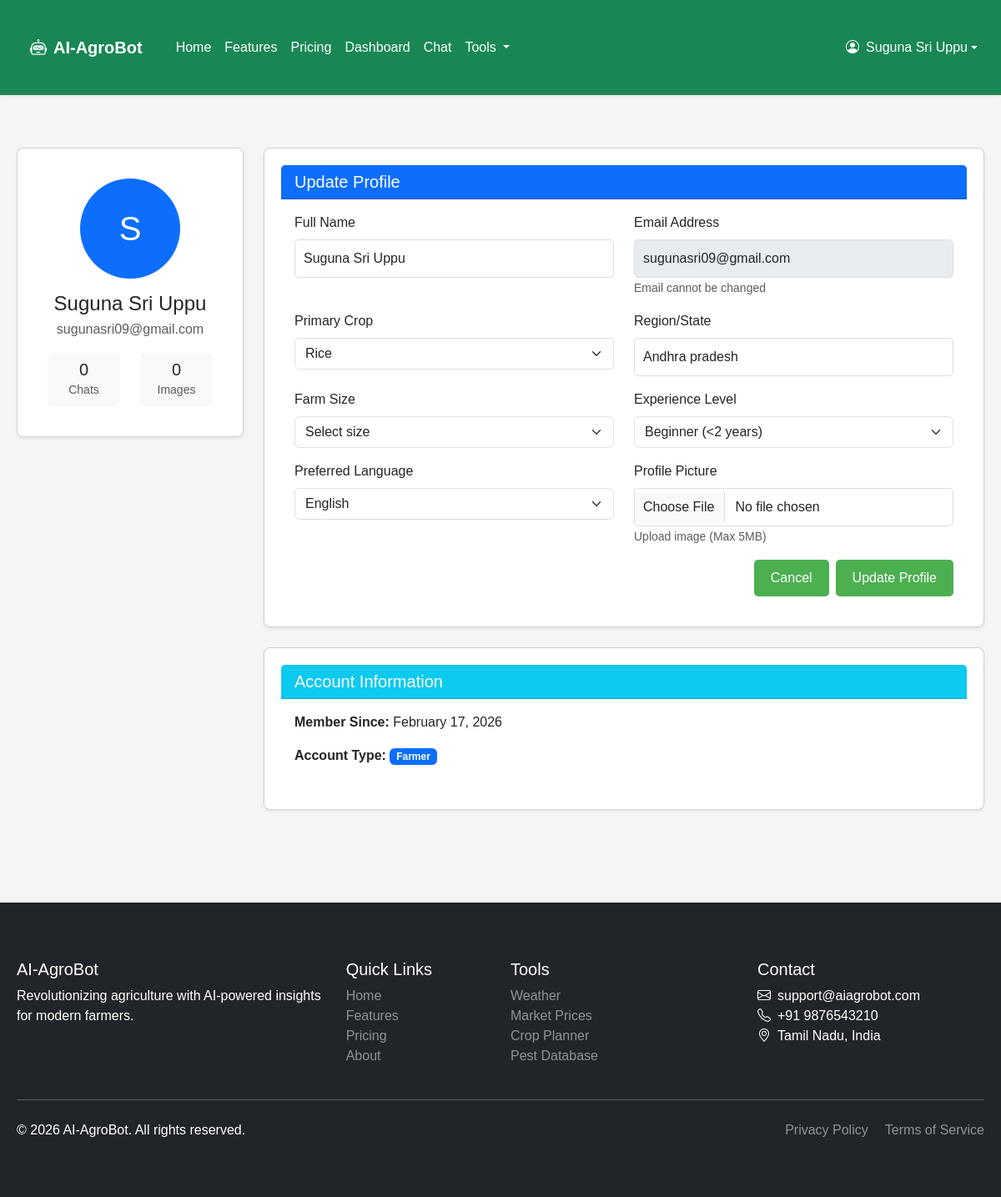
/profile (signed in), run on the app's committed database.
### app.py (models this page shows, shortened)
class User(db.Model, UserMixin):
    __tablename__ = 'users'
    id = db.Column(db.Integer, primary_key=True)
    email = db.Column(db.String(120), unique=True, nullable=False)
    password = db.Column(db.String(200), nullable=False)
    name = db.Column(db.String(100), nullable=False)
    phone = db.Column(db.String(20), nullable=False)
    whatsapp = db.Column(db.String(20))
    dob = db.Column(db.Date)
    gender = db.Column(db.String(20))
    profile_picture = db.Column(db.String(200))
    farm_name = db.Column(db.String(100))
    farm_size = db.Column(db.String(100), nullable=False, default='1-5')
    primary_crop = db.Column(db.String(100), nullable=False, default='Rice')
    secondary_crops = db.Column(db.Text)
    soil_type = db.Column(db.String(50))
    irrigation_type = db.Column(db.String(50))
    region = db.Column(db.String(100), nullable=False, default='')
    district = db.Column(db.String(100))
    farm_address = db.Column(db.Text)
    experience_level = db.Column(db.String(50), nullable=False, default='beginner')
    preferred_language = db.Column(db.String(10), nullable=False, default='en')
    notify_weather = db.Column(db.Boolean, default=True)
    notify_pests = db.Column(db.Boolean, default=True)
    notify_market = db.Column(db.Boolean, default=True)
    notify_tips = db.Column(db.Boolean, default=True)
    interest_organic = db.Column(db.Boolean, default=False)
    interest_hydroponics = db.Column(db.Boolean, default=False)
    interest_precision = db.Column(db.Boolean, default=False)
    interest_dairy = db.Column(db.Boolean, default=False)
    interest_poultry = db.Column(db.Boolean, default=False)
    interest_fisheries = db.Column(db.Boolean, default=False)
    newsletter = db.Column(db.Boolean, default=True)
    share_data = db.Column(db.Boolean, default=False)
    referral_code = db.Column(db.String(50))
    points_balance = db.Column(db.Integer, default=0)
    is_active = db.Column(db.Boolean, default=True)
    is_verified = db.Column(db.Boolean, default=False)
    role = db.Column(db.String(20), default='farmer')
    created_at = db.Column(db.DateTime, default=lambda: datetime.now(timezone.utc))
    updated_at = db.Column(db.DateTime, default=lambda: datetime.now(timezone.utc),
                           onupdate=lambda: datetime.now(timezone.utc))
    last_login = db.Column(db.DateTime)
    email_verified_at = db.Column(db.DateTime)
    phone_verified_at = db.Column(db.DateTime)
    chats = db.relationship('ChatHistory', backref='user', lazy=True, cascade='all, delete-orphan')
    image_analyses = db.relationship('ImageAnalysis', backref='user', lazy=True, cascade='all, delete-orphan')
    activities = db.relationship('UserActivity', backref='user', lazy=True, cascade='all, delete-orphan')
    points = db.relationship('UserPoints', backref='user', lazy=True, cascade='all, delete-orphan')

### app.py (the view, shortened to what this page needs)
@app.route("/profile", methods=["GET", "POST"])
@login_required
def profile():
    total_chats = ChatHistory.query.filter_by(user_id=current_user.id).count()
    total_images = ImageAnalysis.query.filter_by(user_id=current_user.id).count()
    return render_template("profile.html",
                           total_chats=total_chats,
                           total_images=total_images)

### templates/profile.html (shortened to what this page needs)
{% extends "base.html" %}
{% block content %}
<div class="container py-4">
    <div class="row">
        <div class="col-md-3">
            <div class="card shadow-sm">
                <div class="card-body text-center">
                    <div class="mb-3">
                        {% if current_user.profile_picture %}
                            <img src="{{ url_for('uploaded_file', filename=current_user.profile_picture) }}"
                                 class="rounded-circle"
                                 width="120" height="120"
                                 style="object-fit: cover;"
                                 alt="Profile Picture">
                        {% else %}
                            <div class="rounded-circle bg-primary d-inline-flex align-items-center justify-content-center"
                                 style="width:120px;height:120px;">
                                <span class="text-white display-6">
                                    {{ current_user.name[0] if current_user.name else 'F' }}
                                </span>
                            </div>
                        {% endif %}
                    </div>
                    <h4 class="mb-1">{{ current_user.name or 'Farmer' }}</h4>
                    <p class="text-muted mb-3">{{ current_user.email }}</p>
                    <div class="row text-center">
                        <div class="col-6">
                            <div class="p-2 bg-light rounded">
                                <h5 class="mb-0">{{ total_chats }}</h5>
                                <small class="text-muted">Chats</small>
                            </div>
                        </div>
                        <div class="col-6">
                            <div class="p-2 bg-light rounded">
                                <h5 class="mb-0">{{ total_images }}</h5>
                                <small class="text-muted">Images</small>
                            </div>
                        </div>
                    </div>
                </div>
            </div>
        </div>
        <div class="col-md-9">
            <div class="card shadow-sm">
                <div class="card-header bg-primary text-white">
                    <h5 class="mb-0">Update Profile</h5>
                </div>
                <div class="card-body">
                    <form method="POST" enctype="multipart/form-data">
                        <div class="row mb-3">
                            <div class="col-md-6">
                                <label class="form-label">Full Name</label>
                                <input type="text" class="form-control"
                                       name="name"
                                       value="{{ current_user.name or '' }}">
                            </div>
                            <div class="col-md-6">
                                <label class="form-label">Email Address</label>
                                <input type="email" class="form-control"
                                       value="{{ current_user.email }}" disabled>
                                <small class="text-muted">Email cannot be changed</small>
                            </div>
                        </div>
                        <div class="row mb-3">
                            <div class="col-md-6">
                                <label class="form-label">Primary Crop</label>
                                <select class="form-select" name="primary_crop">
                                    <option value="Rice" {% if current_user.primary_crop == 'Rice' %}selected{% endif %}>Rice</option>
                                </select>
                            </div>
                            <div class="col-md-6">
                                <label class="form-label">Region/State</label>
                                <input type="text" class="form-control"
                                       name="region"
                                       value="{{ current_user.region or '' }}"
                                       placeholder="e.g., Punjab, Maharashtra">
                            </div>
                        </div>
                        <div class="row mb-3">
                            <div class="col-md-6">
                                <label class="form-label">Farm Size</label>
                                <select class="form-select" name="farm_size">
                                    <option value="">Select size</option>
                                </select>
                            </div>
                            <div class="col-md-6">
                                <label class="form-label">Experience Level</label>
                                <select class="form-select" name="experience_level">
                                    <option value="beginner" {% if current_user.experience_level == 'beginner' %}selected{% endif %}>Beginner (&lt;2 years)</option>
                                </select>
                            </div>
                        </div>
                        <div class="row mb-3">
                            <div class="col-md-6">
                                <label class="form-label">Preferred Language</label>
                                <select class="form-select" name="preferred_language">
                                    <option value="en" {% if current_user.preferred_language == 'en' %}selected{% endif %}>English</option>
                                </select>
                            </div>
                            <div class="col-md-6">
                                <label class="form-label">Profile Picture</label>
                                <input type="file" class="form-control"
                                       id="profile_picture"
                                       name="profile_picture"
                                       accept="image/*">
                                <small class="text-muted">Upload image (Max 5MB)</small>
                            </div>
                        </div>
                        <div class="d-flex justify-content-end gap-2">
                            <a href="{{ url_for('dashboard') }}" class="btn btn-outline-secondary">Cancel</a>
                            <button type="submit" class="btn btn-primary">Update Profile</button>
                        </div>
                    </form>
                </div>
            </div>
            <div class="card shadow-sm mt-4">
                <div class="card-header bg-info text-white">
                    <h5 class="mb-0">Account Information</h5>
                </div>
                <div class="card-body">
                    <p><strong>Member Since:</strong>
                        {% if current_user.created_at %}
                            {{ current_user.created_at.strftime('%B %d, %Y') }}
                        {% else %}
                            N/A
                        {% endif %}
                    </p>
                    <p><strong>Account Type:</strong>
                        <span class="badge bg-primary">{{ current_user.role|title }}</span>
                    </p>
                </div>
            </div>
        </div>
    </div>
</div>
{% endblock %}

### templates/base.html (shortened to what this page needs)
<!DOCTYPE html>
<html lang="en" data-bs-theme="light">
<head>
    <link href="https://cdn.jsdelivr.net/npm/bootstrap@5.3.0/dist/css/bootstrap.min.css" rel="stylesheet">
    <link href="https://cdn.jsdelivr.net/npm/bootstrap-icons@1.10.0/font/bootstrap-icons.css" rel="stylesheet">
    <link rel="stylesheet" href="https://cdnjs.cloudflare.com/ajax/libs/animate.css/4.1.1/animate.min.css">
    <link rel="stylesheet" href="{{ url_for('static', filename='css/style.css') }}">
</head>
<body>
<nav class="navbar navbar-expand-lg navbar-dark bg-success shadow-sm">
    <div class="container">
        <a class="navbar-brand d-flex align-items-center" href="{{ url_for('home') }}">
            <i class="bi bi-robot me-2"></i>
            <strong>AI-AgroBot</strong>
        </a>
        <div class="collapse navbar-collapse" id="navbarNav">
            <ul class="navbar-nav me-auto">
                <li class="nav-item">
                    <a class="nav-link" href="{{ url_for('home') }}">Home</a>
                </li>
                <li class="nav-item">
                    <a class="nav-link" href="{{ url_for('features') }}">Features</a>
                </li>
                <li class="nav-item">
                    <a class="nav-link" href="{{ url_for('pricing') }}">Pricing</a>
                </li>
                {% if current_user.is_authenticated %}
                <li class="nav-item">
                    <a class="nav-link" href="{{ url_for('dashboard') }}">Dashboard</a>
                </li>
                <li class="nav-item">
                    <a class="nav-link" href="{{ url_for('chat') }}">Chat</a>
                </li>
                <li class="nav-item dropdown">
                    <a class="nav-link dropdown-toggle" href="#" role="button" data-bs-toggle="dropdown">
                        Tools
                    </a>
                </li>
                {% endif %}
            </ul>
            <ul class="navbar-nav">
                {% if current_user.is_authenticated %}
                <li class="nav-item dropdown">
                    <a class="nav-link dropdown-toggle d-flex align-items-center" href="#" role="button" data-bs-toggle="dropdown">
                        {% if current_user.profile_picture %}
                        <img src="{{ url_for('uploaded_file', filename=current_user.profile_picture) }}"
                             class="rounded-circle me-2" width="30" height="30" alt="Profile">
                        {% else %}
                        <i class="bi bi-person-circle me-2"></i>
                        {% endif %}
                        {{ current_user.name or 'Farmer' }}
                    </a>
                </li>
                {% endif %}
            </ul>
        </div>
    </div>
</nav>
<main class="py-4">
    {% block content %}{% endblock %}
</main>
<footer class="bg-dark text-white py-5 mt-5">
    <div class="container">
        <div class="row">
            <div class="col-md-4">
                <h5>AI-AgroBot</h5>
                <p>Revolutionizing agriculture with AI-powered insights for modern farmers.</p>
            </div>
            <div class="col-md-2">
                <h5>Quick Links</h5>
                <ul class="list-unstyled">
                    <li><a href="{{ url_for('home') }}" class="text-white-50 text-decoration-none">Home</a></li>
                    <li><a href="{{ url_for('features') }}" class="text-white-50 text-decoration-none">Features</a></li>
                    <li><a href="{{ url_for('pricing') }}" class="text-white-50 text-decoration-none">Pricing</a></li>
                    <li><a href="{{ url_for('about') }}" class="text-white-50 text-decoration-none">About</a></li>
                </ul>
            </div>
            <div class="col-md-3">
                <h5>Tools</h5>
                <ul class="list-unstyled">
                    <li><a href="{{ url_for('weather') }}" class="text-white-50 text-decoration-none">Weather</a></li>
                    <li><a href="{{ url_for('market_prices') }}" class="text-white-50 text-decoration-none">Market Prices</a></li>
                    <li><a href="{{ url_for('crop_planner') }}" class="text-white-50 text-decoration-none">Crop Planner</a></li>
                    <li><a href="{{ url_for('pest_database') }}" class="text-white-50 text-decoration-none">Pest Database</a></li>
                </ul>
            </div>
            <div class="col-md-3">
                <h5>Contact</h5>
                <ul class="list-unstyled">
                    <li><i class="bi bi-envelope me-2"></i>support@aiagrobot.com</li>
                    <li><i class="bi bi-telephone me-2"></i>+91 9876543210</li>
                    <li><i class="bi bi-geo-alt me-2"></i>Tamil Nadu, India</li>
                </ul>
            </div>
        </div>
        <hr class="my-4">
        <div class="row">
            <div class="col-md-6">
                <p class="mb-0">&copy; 2026 AI-AgroBot. All rights reserved.</p>
            </div>
            <div class="col-md-6 text-end">
                <a href="#" class="text-white-50 text-decoration-none me-3">Privacy Policy</a>
                <a href="#" class="text-white-50 text-decoration-none">Terms of Service</a>
            </div>
        </div>
    </div>
</footer>
</body>
</html>

### data on the page
User: name "Suguna Sri Uppu", name "S", email "sugunasri09@gmail.com", primary_crop "Rice", region "Andhra pradesh", experience_level "Beginner (<2 years)", preferred_language "English", created_at "February 17, 2026", role "Farmer"

### other printed values
{{ total_chats }} "0"
{{ total_images }} "0"
